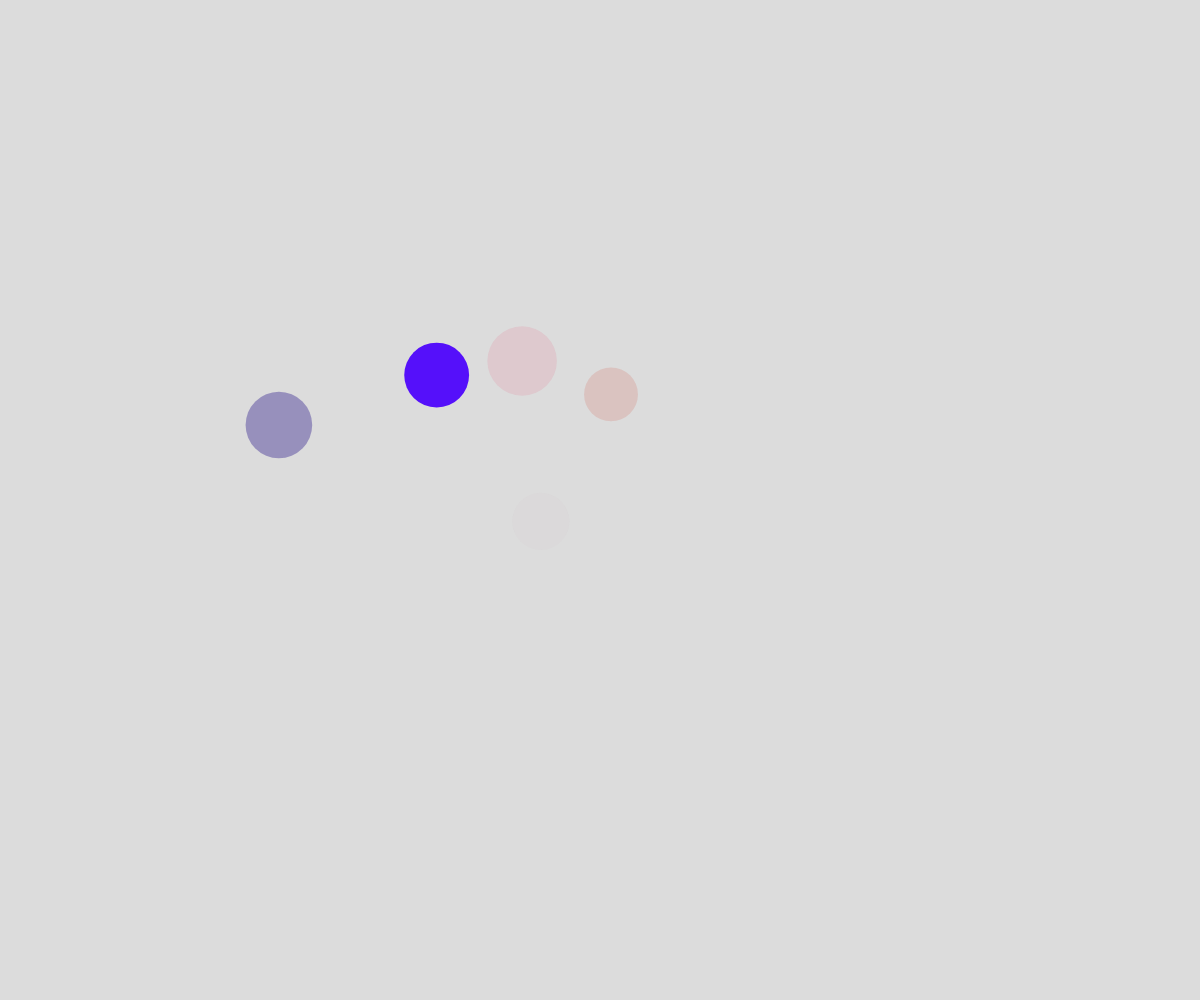
Frame 1 (no input)
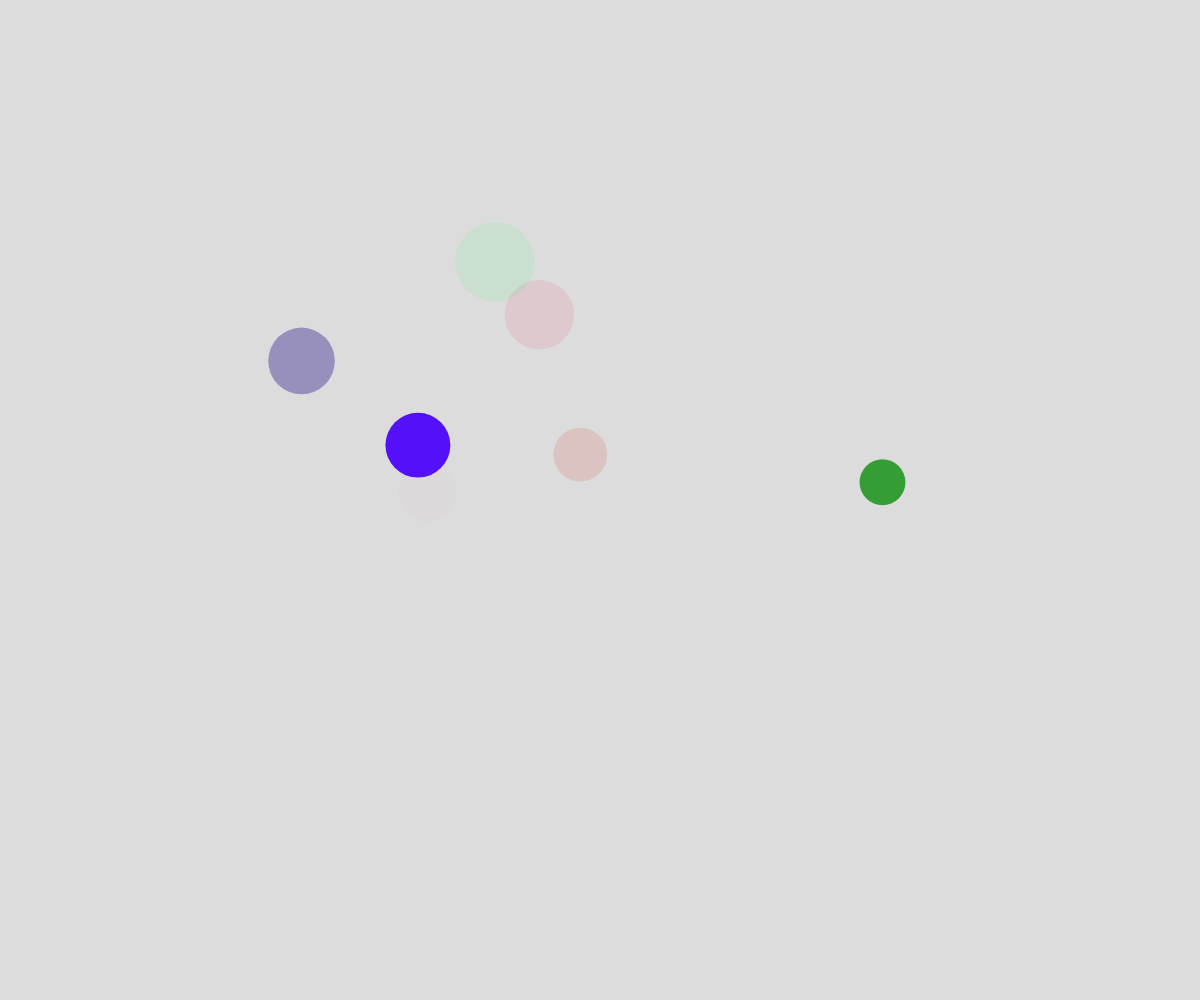
Frame 60 (no input)
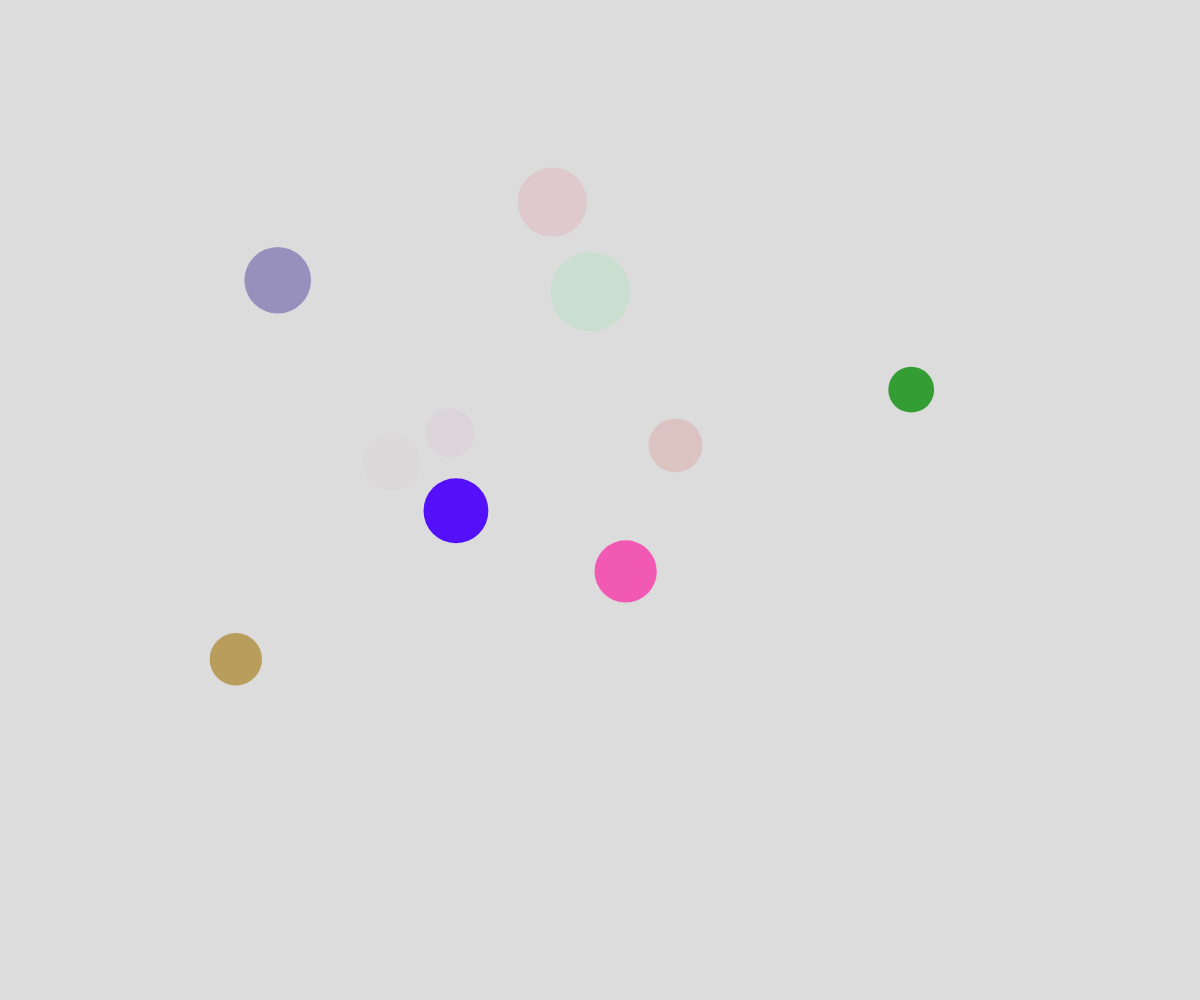
Frame 120 (the mouse pressed at the canvas centre since frame 60)

The p5.js sketch that drew these frames (run headless with seeded random() and noise() and a simulated clock; from frame 60 on, the mouse is pressed at the canvas centre):

// p5.js sketch
// ── sketch.js
// Bubble Array-Object Notation Demo
// Removing objects from the array 

// Oct 10, 2024

let theBubbles = [];
let deathLocations = [];

function setup() {
  createCanvas(windowWidth, windowHeight);
  noStroke();

  for (let i = 0; i < 5; i++) {
    spawnBubble();
  }

  // Create new bubble every 0.5 second
  window.setInterval(spawnBubble, 500);
}

function draw() {
  background(220);

  // moveBubblesRandomly();
  moveBubblesWithNoise();
  displayBubbles();

  displayDeathSpots();
}

function mousePressed() {
  for (let bubble of theBubbles) {
    if (clickedInBubble(mouseX, mouseY, bubble)) {
      let theIndex = theBubbles.indexOf(bubble);
      theBubbles.splice(theIndex, 1);
      addDeath(mouseX, mouseY);
    }
  }
}

function displayDeathSpots() {
  for (let spot of deathLocations) {
    textAlign(CENTER, CENTER);
    fill(0);
    text("X", spot.x, spot.y);
  }
}

function addDeath(_x, _y) {
  let deathSpot = {
    x: _x, 
    y: _y,
  };
  deathLocations.push(deathSpot);
}

function clickedInBubble(x, y, theBubble) {
  let distanceAway = dist(x, y, theBubble.x, theBubble.y);
  if (distanceAway < theBubble.radius) {
    return true;
  }
  else {
    return false;
  }
}

function displayBubbles() {
  for (let bubble of theBubbles) {
    fill(bubble.r, bubble.g, bubble.b, bubble.alpha);
    circle(bubble.x, bubble.y, bubble.radius * 2);
  }
}

function moveBubblesWithNoise() {
  for (let bubble of theBubbles) {
    let x = noise(bubble.timeX) * width;
    let y = noise(bubble.timeY) * height;

    bubble.x = x;
    bubble.y = y;

    bubble.timeX += bubble.deltaTime;
    bubble.timeY += bubble.deltaTime;
  }
}

function moveBubblesRandomly() {
  for (let bubble of theBubbles) {
    let choice = random(100);
    if (choice < 50) {
      // Move up
      bubble.y -= bubble.speed;
    }
    else if (choice < 65) {
      // Move down 
      bubble.y += bubble.speed;
    }
    else if (choice < 80) {
      // Move right
      bubble.x += bubble.speed;
    }
    else {
      // Move left 
      bubble.x -= bubble.speed;
    }
  }
}

function spawnBubble() {
  let someBubble = {
    x: random(width),
    y: height + random(0, 25),
    speed: random(2, 5), 
    radius: random(20, 40),
    r: random(255), 
    g: random(255), 
    b: random(255), 
    alpha: random(255),
    timeX: random(10000000), 
    timeY: random(10000000), 
    deltaTime: 0.002,
  };
  theBubbles.push(someBubble);
}
